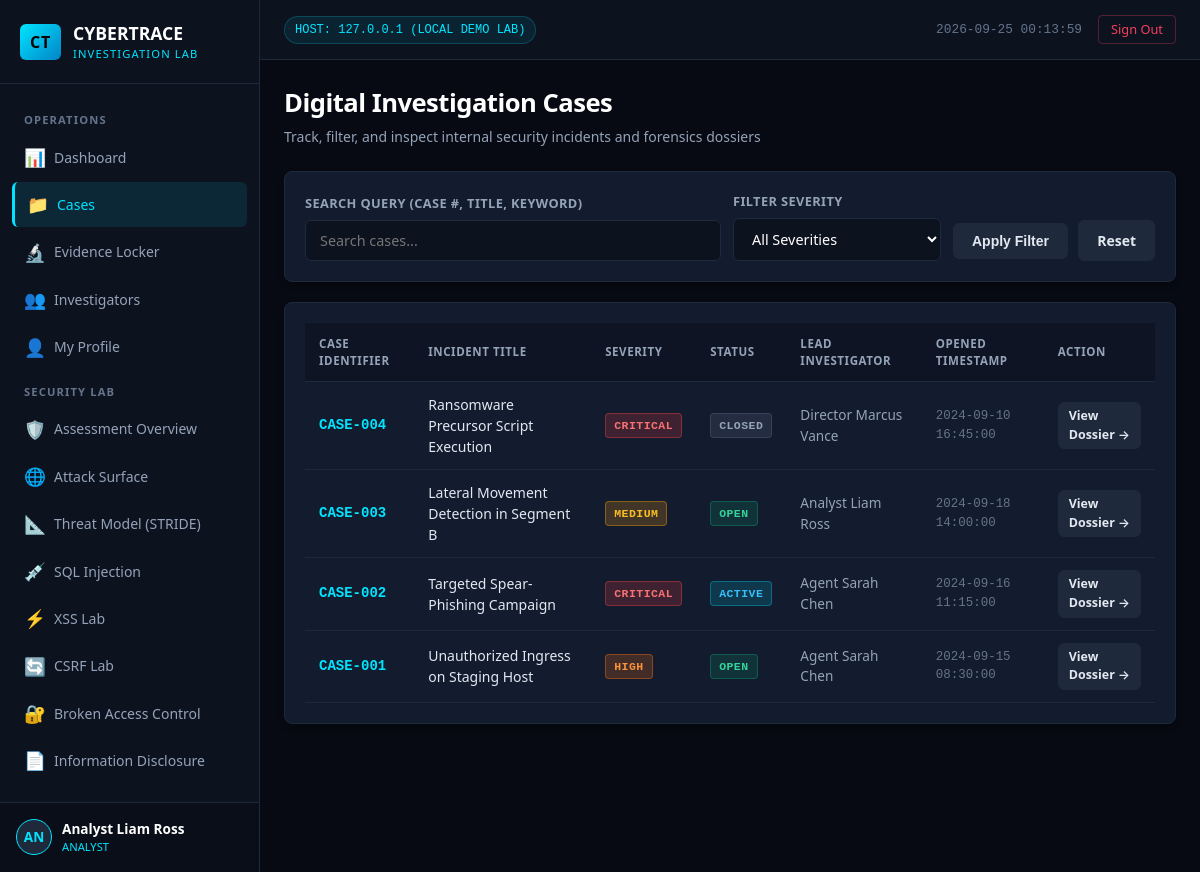
Page /cases (signed in) on the committed database.
### tables this page shows
CREATE TABLE users (
        id INTEGER PRIMARY KEY AUTOINCREMENT,
        username TEXT UNIQUE NOT NULL,
        password_hash TEXT NOT NULL,
        role TEXT NOT NULL CHECK(role IN ('ADMIN', 'INVESTIGATOR', 'ANALYST')),
        full_name TEXT NOT NULL,
        email TEXT NOT NULL,
        department TEXT NOT NULL,
        created_at TEXT NOT NULL
    );

CREATE TABLE cases (
        id INTEGER PRIMARY KEY AUTOINCREMENT,
        case_number TEXT UNIQUE NOT NULL,
        title TEXT NOT NULL,
        description TEXT NOT NULL,
        status TEXT NOT NULL CHECK(status IN ('OPEN', 'INVESTIGATING', 'CLOSED')),
        severity TEXT NOT NULL CHECK(severity IN ('LOW', 'MEDIUM', 'HIGH', 'CRITICAL')),
        assigned_to INTEGER,
        created_at TEXT NOT NULL,
        FOREIGN KEY (assigned_to) REFERENCES users (id)
    );

### app.py (the view)
@app.route('/cases')
@login_required
def cases():
    search_query = request.args.get('q', '').strip()
    severity_filter = request.args.get('severity', '').strip()
    sql = """
        SELECT c.*, u.full_name as investigator_name
        FROM cases c
        LEFT JOIN users u ON c.assigned_to = u.id
        WHERE 1=1
    """
    params = []
    if search_query:
        sql += " AND (c.case_number LIKE ? OR c.title LIKE ? OR c.description LIKE ?)"
        term = f"%{search_query}%"
        params.extend([term, term, term])
    if severity_filter:
        sql += " AND c.severity = ?"
        params.append(severity_filter)
    sql += " ORDER BY c.id DESC"
    all_cases = database.query_db(sql, params)
    database.log_audit(session['user_id'], f"CASE_SEARCH: Searched with q='{search_query}', sev='{severity_filter}'", request.remote_addr)
    return render_template('cases.html', cases=all_cases, search_query=search_query, severity_filter=severity_filter)

### app.py (called while the page is built)
def generate_csrf_token():
    if 'csrf_token' not in session:
        session['csrf_token'] = secrets.token_hex(16)
    return session['csrf_token']

@app.context_processor
def inject_global_template_data():
    return {
        'csrf_token': generate_csrf_token(),
        'current_user': {
            'id': session.get('user_id'),
            'username': session.get('username'),
            'role': session.get('role'),
            'full_name': session.get('full_name'),
            'department': session.get('department')
        } if 'user_id' in session else None,
        'current_time': datetime.now().strftime("%Y-%m-%d %H:%M:%S")
    }

def login_required(f):
    @wraps(f)
    def decorated_function(*args, **kwargs):
        if 'user_id' not in session:
            flash("Authentication required. Please log in to access this portal.", "warning")
            return redirect(url_for('login', next=request.path))
        return f(*args, **kwargs)
    return decorated_function

### database.py (called while the page is built)
def get_db_connection():
    conn = sqlite3.connect(DB_PATH)
    conn.row_factory = sqlite3.Row
    return conn

def query_db(query, args=(), one=False):
    conn = get_db_connection()
    try:
        cur = conn.cursor()
        cur.execute(query, args)
        rows = cur.fetchall()
        return (rows[0] if rows else None) if one else rows
    finally:
        conn.close()

def execute_db(query, args=()):
    conn = get_db_connection()
    try:
        cur = conn.cursor()
        cur.execute(query, args)
        conn.commit()
        return cur.lastrowid
    finally:
        conn.close()

def log_audit(user_id, action, ip_address="127.0.0.1"):
    try:
        execute_db(
            "INSERT INTO audit_logs (user_id, action, ip_address, created_at) VALUES (?, ?, ?, ?)",
            (user_id, action, ip_address, datetime.now().strftime("%Y-%m-%d %H:%M:%S"))
        )
    except Exception as e:
        print(f"[AUDIT LOG ERROR] Failed to record audit log: {e}")

### templates/cases.html (shortened to what this page needs)
{% extends 'base.html' %}
{% block content %}
<div class="page-header">
    <div>
        <h1 class="page-title">Digital Investigation Cases</h1>
        <p class="page-subtitle">Track, filter, and inspect internal security incidents and forensics dossiers</p>
    </div>
</div>
<div class="card" style="margin-bottom: 20px;">
    <form method="GET" action="{{ url_for('cases') }}" style="display: flex; gap: 12px; flex-wrap: wrap; align-items: flex-end;">
        <div style="flex: 2; min-width: 200px;">
            <label class="form-label">Search Query (Case #, Title, Keyword)</label>
            <input type="text" name="q" class="form-control" placeholder="Search cases..." value="{{ search_query }}">
        </div>
        <div style="flex: 1; min-width: 150px;">
            <label class="form-label">Filter Severity</label>
            <select name="severity" class="form-control">
                <option value="">All Severities</option>
            </select>
        </div>
        <div>
            <button type="submit" class="btn btn-secondary">Apply Filter</button>
            <a href="{{ url_for('cases') }}" class="btn btn-secondary" style="margin-left: 6px;">Reset</a>
        </div>
    </form>
</div>
<div class="card">
    <div class="table-responsive">
        <table class="data-table">
            <thead>
                <tr>
                    <th>Case Identifier</th>
                    <th>Incident Title</th>
                    <th>Severity</th>
                    <th>Status</th>
                    <th>Lead Investigator</th>
                    <th>Opened Timestamp</th>
                    <th>Action</th>
                </tr>
            </thead>
            <tbody>
                {% if cases %}
                    {% for c in cases %}
                    <tr>
                        <td style="font-family: var(--font-mono); font-weight: 700; color: var(--accent-cyan);">
                            {{ c.case_number }}
                        </td>
                        <td style="font-weight: 500;">{{ c.title }}</td>
                        <td>
                            {% if c.severity == 'CRITICAL' %}
                            <span class="badge badge-critical">CRITICAL</span>
                            {% elif c.severity == 'HIGH' %}
                            <span class="badge badge-high">HIGH</span>
                            {% elif c.severity == 'MEDIUM' %}
                            <span class="badge badge-medium">MEDIUM</span>
                            {% else %}
                            <span class="badge badge-low">LOW</span>
                            {% endif %}
                        </td>
                        <td>
                            {% if c.status == 'OPEN' %}
                            <span class="badge badge-open">OPEN</span>
                            {% elif c.status == 'INVESTIGATING' %}
                            <span class="badge badge-investigating">ACTIVE</span>
                            {% else %}
                            <span class="badge badge-closed">CLOSED</span>
                            {% endif %}
                        </td>
                        <td style="font-size: 0.85rem; color: var(--text-muted);">
                            {{ c.investigator_name or 'Unassigned' }}
                        </td>
                        <td style="font-family: var(--font-mono); font-size: 0.78rem; color: var(--text-dim);">
                            {{ c.created_at }}
                        </td>
                        <td>
                            <a href="{{ url_for('case_detail', case_id=c.id) }}" class="btn btn-secondary" style="padding: 4px 10px; font-size: 0.78rem;">
                                View Dossier &rarr;
                            </a>
                        </td>
                    </tr>
                    {% endfor %}
                {% else %}
                    <tr>
                        <td colspan="7" style="text-align: center; color: var(--text-dim); padding: 30px;">
                            No investigation cases found matching your search parameters.
                        </td>
                    </tr>
                {% endif %}
            </tbody>
        </table>
    </div>
</div>
{% endblock %}

### templates/base.html (shortened to what this page needs)
<!DOCTYPE html>
<html lang="en">
<head>
    <link rel="stylesheet" href="{{ url_for('static', filename='css/style.css') }}">
</head>
<body>
    <div class="app-container">
        <aside class="sidebar">
            <div class="sidebar-header">
                <span class="logo-badge">CT</span>
                <div>
                    <div class="brand-title">CYBERTRACE</div>
                    <div class="brand-sub">Investigation Lab</div>
                </div>
            </div>
            <nav class="sidebar-nav">
                <div class="nav-section-title">Operations</div>
                <a href="{{ url_for('dashboard') }}" class="nav-link {% if request.path == url_for('dashboard') %}active{% endif %}">
                    <span class="nav-icon">📊</span> Dashboard
                </a>
                <a href="{{ url_for('cases') }}" class="nav-link {% if request.path.startswith('/cases') %}active{% endif %}">
                    <span class="nav-icon">📁</span> Cases
                </a>
                <a href="{{ url_for('evidence') }}" class="nav-link {% if request.path.startswith('/evidence') %}active{% endif %}">
                    <span class="nav-icon">🔬</span> Evidence Locker
                </a>
                <a href="{{ url_for('investigators') }}" class="nav-link {% if request.path == url_for('investigators') %}active{% endif %}">
                    <span class="nav-icon">👥</span> Investigators
                </a>
                <a href="{{ url_for('profile') }}" class="nav-link {% if request.path == url_for('profile') %}active{% endif %}">
                    <span class="nav-icon">👤</span> My Profile
                </a>
                <div class="nav-section-title">Security Lab</div>
                <a href="{{ url_for('security_dashboard') }}" class="nav-link {% if request.path == url_for('security_dashboard') %}active{% endif %}">
                    <span class="nav-icon">🛡️</span> Assessment Overview
                </a>
                <a href="{{ url_for('attack_surface') }}" class="nav-link {% if request.path == url_for('attack_surface') %}active{% endif %}">
                    <span class="nav-icon">🌐</span> Attack Surface
                </a>
                <a href="{{ url_for('threat_model') }}" class="nav-link {% if request.path == url_for('threat_model') %}active{% endif %}">
                    <span class="nav-icon">📐</span> Threat Model (STRIDE)
                </a>
                <a href="{{ url_for('sqli_lab') }}" class="nav-link {% if request.path == url_for('sqli_lab') %}active{% endif %}">
                    <span class="nav-icon">💉</span> SQL Injection
                </a>
                <a href="{{ url_for('xss_lab') }}" class="nav-link {% if request.path == url_for('xss_lab') %}active{% endif %}">
                    <span class="nav-icon">⚡</span> XSS Lab
                </a>
                <a href="{{ url_for('csrf_lab') }}" class="nav-link {% if request.path == url_for('csrf_lab') %}active{% endif %}">
                    <span class="nav-icon">🔄</span> CSRF Lab
                </a>
                <a href="{{ url_for('access_control_lab') }}" class="nav-link {% if request.path == url_for('access_control_lab') %}active{% endif %}">
                    <span class="nav-icon">🔐</span> Broken Access Control
                </a>
                <a href="{{ url_for('information_disclosure_lab') }}" class="nav-link {% if request.path == url_for('information_disclosure_lab') %}active{% endif %}">
                    <span class="nav-icon">📄</span> Information Disclosure
                </a>
            </nav>
            <div class="sidebar-footer">
                {% if current_user %}
                <div class="user-snippet">
                    <div class="user-avatar">{{ current_user.username[:2].upper() }}</div>
                    <div>
                        <div class="user-info-name">{{ current_user.full_name }}</div>
                        <div class="user-info-role">{{ current_user.role }}</div>
                    </div>
                </div>
                {% endif %}
            </div>
        </aside>
        <main class="main-content">
            <header class="topbar">
                <div class="topbar-badge">
                    <span>HOST: 127.0.0.1 (LOCAL DEMO LAB)</span>
                </div>
                <div class="topbar-right">
                    <span style="font-size: 0.8rem; color: var(--text-dim); font-family: var(--font-mono);">
                        {{ current_time }}
                    </span>
                    <a href="{{ url_for('logout') }}" class="btn-signout">Sign Out</a>
                </div>
            </header>
            <div class="page-body">
                {% block content %}{% endblock %}
            </div>
        </main>
    </div>
</body>
</html>

### rows in the picture
users: full_name "Analyst Liam Ross"
cases: case_number "CASE-004", title "Ransomware Precursor Script Execution", severity "CRITICAL", status "CLOSED", full_name "Director Marcus Vance", created_at "2024-09-10 16:45:00"
cases: case_number "CASE-003", title "Lateral Movement Detection in Segment B", severity "MEDIUM", status "OPEN", full_name "Analyst Liam Ross", created_at "2024-09-18 14:00:00"
cases: case_number "CASE-002", title "Targeted Spear-Phishing Campaign", severity "CRITICAL", status "ACTIVE", full_name "Agent Sarah Chen", created_at "2024-09-16 11:15:00"
cases: case_number "CASE-001", title "Unauthorized Ingress on Staging Host", severity "HIGH", status "OPEN", full_name "Agent Sarah Chen", created_at "2024-09-15 08:30:00"

### other values in the picture
{{ current_user.username[:2].upper() }} "AN"
{{ current_user.role }} "ANALYST"
